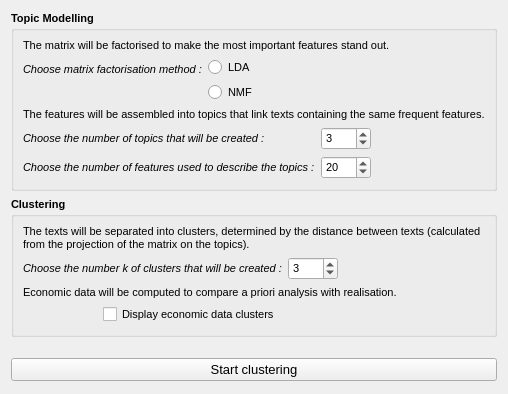
              <widget class="QWidget" name="clustering_tab">
               <attribute name="title">
                <string notr="true">Clustering</string>
               </attribute>
               <layout class="QVBoxLayout" name="verticalLayout_11">
                <item>
                 <widget class="QGroupBox" name="topic_modelling_groupBox">
                  <property name="font">
                   <font>
                    <pointsize>8</pointsize>
                    <weight>75</weight>
                    <bold>true</bold>
                   </font>
                  </property>
                  <property name="title">
                   <string notr="true">Topic Modelling</string>
                  </property>
                  <layout class="QVBoxLayout" name="verticalLayout_9">
                   <item>
                    <widget class="QLabel" name="topic_modelling_label_1">
                     <property name="font">
                      <font>
                       <weight>50</weight>
                       <bold>false</bold>
                      </font>
                     </property>
                     <property name="text">
                      <string notr="true">The matrix will be factorised to make the most important features stand out.</string>
                     </property>
                    </widget>
                   </item>
                   <item>
                    <layout class="QFormLayout" name="factorisation_formLayout">
                     <property name="formAlignment">
                      <set>Qt::AlignLeading|Qt::AlignLeft|Qt::AlignVCenter</set>
                     </property>
                     <item row="0" column="0">
                      <widget class="QLabel" name="factorisation_label">
                       <property name="font">
                        <font>
                         <weight>50</weight>
                         <italic>true</italic>
                         <bold>false</bold>
                        </font>
                       </property>
                       <property name="toolTip">
                        <string notr="true"/>
                       </property>
                       <property name="text">
                        <string notr="true">Choose matrix factorisation method :</string>
                       </property>
                      </widget>
                     </item>
                     <item row="0" column="1">
                      <layout class="QVBoxLayout" name="factorisation_buttons_verticalLayout">
                       <item>
                        <widget class="QRadioButton" name="lda_radioButton">
                         <property name="font">
                          <font>
                           <weight>50</weight>
                           <bold>false</bold>
                          </font>
                         </property>
                         <property name="cursor">
                          <cursorShape>PointingHandCursor</cursorShape>
                         </property>
                         <property name="toolTip">
                          <string notr="true">Latent Dirichlet Allocation</string>
                         </property>
                         <property name="text">
                          <string notr="true">LDA</string>
                         </property>
                         <attribute name="buttonGroup">
                          <string notr="true">factorisation_buttonGroup</string>
                         </attribute>
                        </widget>
                       </item>
                       <item>
                        <widget class="QRadioButton" name="nmf_radioButton">
                         <property name="font">
                          <font>
                           <weight>50</weight>
                           <bold>false</bold>
                          </font>
                         </property>
                         <property name="cursor">
                          <cursorShape>PointingHandCursor</cursorShape>
                         </property>
                         <property name="toolTip">
                          <string notr="true">Non-negative Matrix Factorization</string>
                         </property>
                         <property name="text">
                          <string notr="true">NMF</string>
                         </property>
                         <attribute name="buttonGroup">
                          <string notr="true">factorisation_buttonGroup</string>
                         </attribute>
                        </widget>
                       </item>
                      </layout>
                     </item>
                    </layout>
                   </item>
                   <item>
                    <widget class="QLabel" name="topic_modelling_label_2">
                     <property name="font">
                      <font>
                       <weight>50</weight>
                       <bold>false</bold>
                      </font>
                     </property>
                     <property name="text">
                      <string notr="true">The features will be assembled into topics that link texts containing the same frequent features.</string>
                     </property>
                    </widget>
                   </item>
                   <item>
                    <layout class="QFormLayout" name="topics_formLayout">
                     <item row="0" column="1">
                      <widget class="QSpinBox" name="number_topics_spinBox">
                       <property name="maximumSize">
                        <size>
                         <width>50</width>
                         <height>16777215</height>
                        </size>
                       </property>
                       <property name="font">
                        <font>
                         <weight>50</weight>
                         <bold>false</bold>
                        </font>
                       </property>
                       <property name="value">
                        <number>3</number>
                       </property>
                      </widget>
                     </item>
                     <item row="1" column="0">
                      <widget class="QLabel" name="number_top_features_label">
                       <property name="font">
                        <font>
                         <weight>50</weight>
                         <italic>true</italic>
                         <bold>false</bold>
                        </font>
                       </property>
                       <property name="text">
                        <string notr="true">Choose the number of features used to describe the topics :</string>
                       </property>
                      </widget>
                     </item>
                     <item row="1" column="1">
                      <widget class="QSpinBox" name="number_top_features_spinBox">
                       <property name="maximumSize">
                        <size>
                         <width>50</width>
                         <height>16777215</height>
                        </size>
                       </property>
                       <property name="font">
                        <font>
                         <weight>50</weight>
                         <bold>false</bold>
                        </font>
                       </property>
                       <property name="value">
                        <number>20</number>
                       </property>
                      </widget>
                     </item>
                     <item row="0" column="0">
                      <widget class="QLabel" name="number_topics_label">
                       <property name="font">
                        <font>
                         <weight>50</weight>
                         <italic>true</italic>
                         <bold>false</bold>
                        </font>
                       </property>
                       <property name="text">
                        <string notr="true">Choose the number of topics that will be created :</string>
                       </property>
                      </widget>
                     </item>
                    </layout>
                   </item>
                  </layout>
                 </widget>
                </item>
                <item>
                 <widget class="QGroupBox" name="clustering_groupBox">
                  <property name="font">
                   <font>
                    <pointsize>8</pointsize>
                    <weight>75</weight>
                    <bold>true</bold>
                   </font>
                  </property>
                  <property name="title">
                   <string notr="true">Clustering</string>
                  </property>
                  <layout class="QVBoxLayout" name="verticalLayout_10">
                   <item>
                    <widget class="QLabel" name="clustering_label_1">
                     <property name="font">
                      <font>
                       <weight>50</weight>
                       <bold>false</bold>
                      </font>
                     </property>
                     <property name="text">
                      <string notr="true">The texts will be separated into clusters, determined by the distance between texts (calculated from the projection of the matrix on the topics).</string>
                     </property>
                     <property name="wordWrap">
                      <bool>true</bool>
                     </property>
                    </widget>
                   </item>
                   <item>
                    <layout class="QFormLayout" name="number_clusters_formLayout">
                     <item row="0" column="0">
                      <widget class="QLabel" name="number_clusters_label">
                       <property name="font">
                        <font>
                         <weight>50</weight>
                         <italic>true</italic>
                         <bold>false</bold>
                        </font>
                       </property>
                       <property name="text">
                        <string notr="true">Choose the number k of clusters that will be created :</string>
                       </property>
                      </widget>
                     </item>
                     <item row="0" column="1">
                      <widget class="QSpinBox" name="number_clusters_spinBox">
                       <property name="maximumSize">
                        <size>
                         <width>50</width>
                         <height>16777215</height>
                        </size>
                       </property>
                       <property name="font">
                        <font>
                         <weight>50</weight>
                         <bold>false</bold>
                        </font>
                       </property>
                       <property name="value">
                        <number>3</number>
                       </property>
                      </widget>
                     </item>
                    </layout>
                   </item>
                   <item>
                    <widget class="QLabel" name="clustering_label_2">
                     <property name="font">
                      <font>
                       <weight>50</weight>
                       <bold>false</bold>
                      </font>
                     </property>
                     <property name="text">
                      <string notr="true">Economic data will be computed to compare a priori analysis with realisation.</string>
                     </property>
                    </widget>
                   </item>
                   <item>
                    <layout class="QHBoxLayout" name="display_clusters_horizontalLayout">
                     <item>
                      <spacer name="display_clusters_horizontalSpacer">
                       <property name="orientation">
                        <enum>Qt::Horizontal</enum>
                       </property>
                       <property name="sizeType">
                        <enum>QSizePolicy::Maximum</enum>
                       </property>
                       <property name="sizeHint" stdset="0">
                        <size>
                         <width>80</width>
                         <height>20</height>
                        </size>
                       </property>
                      </spacer>
                     </item>
                     <item>
                      <widget class="QCheckBox" name="display_clusters_checkBox">
                       <property name="font">
                        <font>
                         <weight>50</weight>
                         <bold>false</bold>
                        </font>
                       </property>
                       <property name="text">
                        <string notr="true">Display economic data clusters</string>
                       </property>
                      </widget>
                     </item>
                    </layout>
                   </item>
                  </layout>
                 </widget>
                </item>
                <item>
                 <spacer name="verticalSpacer_3">
                  <property name="orientation">
                   <enum>Qt::Vertical</enum>
                  </property>
                  <property name="sizeHint" stdset="0">
                   <size>
                    <width>20</width>
                    <height>15</height>
                   </size>
                  </property>
                 </spacer>
                </item>
                <item>
                 <widget class="QPushButton" name="start_clustering_pushButton">
                  <property name="font">
                   <font>
                    <pointsize>10</pointsize>
                   </font>
                  </property>
                  <property name="text">
                   <string notr="true">Start clustering</string>
                  </property>
                 </widget>
                </item>
                <item>
                 <spacer name="verticalSpacer_6">
                  <property name="orientation">
                   <enum>Qt::Vertical</enum>
                  </property>
                  <property name="sizeHint" stdset="0">
                   <size>
                    <width>20</width>
                    <height>2</height>
                   </size>
                  </property>
                 </spacer>
                </item>
               </layout>
              </widget>
